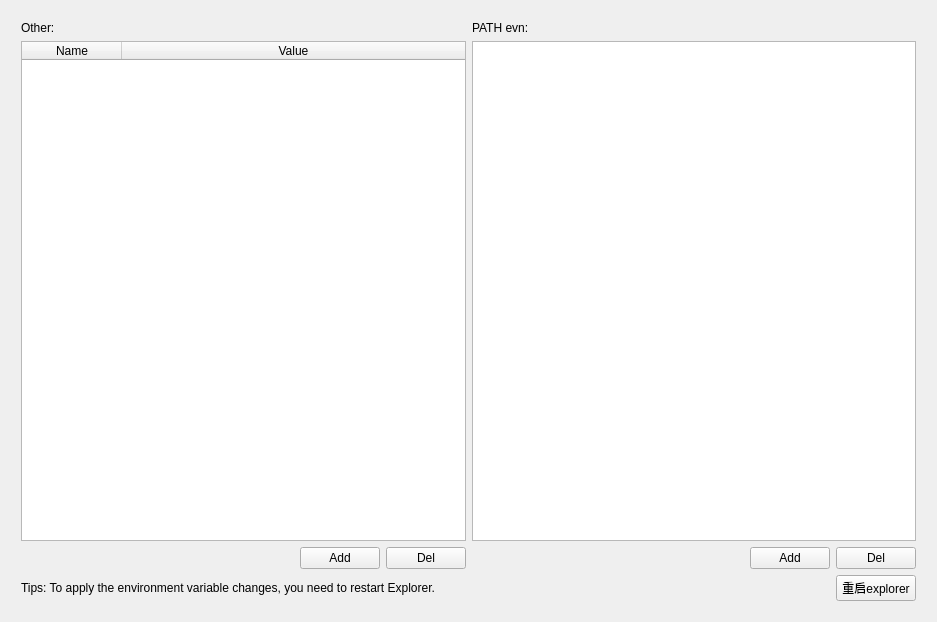
<?xml version="1.0" encoding="UTF-8"?>
<ui version="4.0">
 <class>EnvToolsClass</class>
 <widget class="QWidget" name="EnvToolsClass">
  <property name="geometry">
   <rect>
    <x>0</x>
    <y>0</y>
    <width>937</width>
    <height>622</height>
   </rect>
  </property>
  <property name="windowTitle">
   <string>EnvTools</string>
  </property>
  <layout class="QVBoxLayout" name="verticalLayout">
   <property name="spacing">
    <number>0</number>
   </property>
   <property name="leftMargin">
    <number>10</number>
   </property>
   <property name="topMargin">
    <number>10</number>
   </property>
   <property name="rightMargin">
    <number>10</number>
   </property>
   <property name="bottomMargin">
    <number>10</number>
   </property>
   <item>
    <widget class="QWidget" name="widget" native="true">
     <layout class="QVBoxLayout" name="verticalLayout_5">
      <item>
       <layout class="QHBoxLayout" name="horizontalLayout_4">
        <item>
         <layout class="QVBoxLayout" name="verticalLayout_3">
          <item>
           <widget class="QLabel" name="label_3">
            <property name="text">
             <string>Other:</string>
            </property>
           </widget>
          </item>
          <item>
           <widget class="QTableWidget" name="tableWidget">
            <attribute name="horizontalHeaderStretchLastSection">
             <bool>true</bool>
            </attribute>
            <attribute name="verticalHeaderStretchLastSection">
             <bool>true</bool>
            </attribute>
            <column>
             <property name="text">
              <string>Name</string>
             </property>
            </column>
            <column>
             <property name="text">
              <string>Value</string>
             </property>
            </column>
           </widget>
          </item>
          <item>
           <layout class="QHBoxLayout" name="horizontalLayout">
            <item>
             <spacer name="horizontalSpacer">
              <property name="orientation">
               <enum>Qt::Horizontal</enum>
              </property>
              <property name="sizeHint" stdset="0">
               <size>
                <width>40</width>
                <height>20</height>
               </size>
              </property>
             </spacer>
            </item>
            <item>
             <widget class="QPushButton" name="pushButton">
              <property name="text">
               <string>Add</string>
              </property>
             </widget>
            </item>
            <item>
             <widget class="QPushButton" name="pushButton_3">
              <property name="text">
               <string>Del</string>
              </property>
             </widget>
            </item>
           </layout>
          </item>
         </layout>
        </item>
        <item>
         <layout class="QVBoxLayout" name="verticalLayout_4">
          <item>
           <layout class="QVBoxLayout" name="verticalLayout_2">
            <item>
             <widget class="QLabel" name="label">
              <property name="text">
               <string>PATH evn:</string>
              </property>
             </widget>
            </item>
            <item>
             <widget class="QListWidget" name="listWidget"/>
            </item>
           </layout>
          </item>
          <item>
           <layout class="QHBoxLayout" name="horizontalLayout_2">
            <item>
             <spacer name="horizontalSpacer_2">
              <property name="orientation">
               <enum>Qt::Horizontal</enum>
              </property>
              <property name="sizeHint" stdset="0">
               <size>
                <width>40</width>
                <height>20</height>
               </size>
              </property>
             </spacer>
            </item>
            <item>
             <widget class="QPushButton" name="pushButton_4">
              <property name="text">
               <string>Add</string>
              </property>
             </widget>
            </item>
            <item>
             <widget class="QPushButton" name="pushButton_5">
              <property name="text">
               <string>Del</string>
              </property>
             </widget>
            </item>
           </layout>
          </item>
         </layout>
        </item>
       </layout>
      </item>
      <item>
       <layout class="QHBoxLayout" name="horizontalLayout_3">
        <item>
         <widget class="QLabel" name="label_2">
          <property name="text">
           <string>Tips: To apply the environment variable changes, you need to restart Explorer.</string>
          </property>
         </widget>
        </item>
        <item>
         <spacer name="horizontalSpacer_3">
          <property name="orientation">
           <enum>Qt::Horizontal</enum>
          </property>
          <property name="sizeHint" stdset="0">
           <size>
            <width>40</width>
            <height>20</height>
           </size>
          </property>
         </spacer>
        </item>
        <item>
         <widget class="QPushButton" name="pushButton_2">
          <property name="text">
           <string>重启explorer</string>
          </property>
         </widget>
        </item>
       </layout>
      </item>
     </layout>
    </widget>
   </item>
  </layout>
 </widget>
 <layoutdefault spacing="6" margin="11"/>
 <resources>
  <include location="EnvTools.qrc"/>
 </resources>
 <connections/>
</ui>
